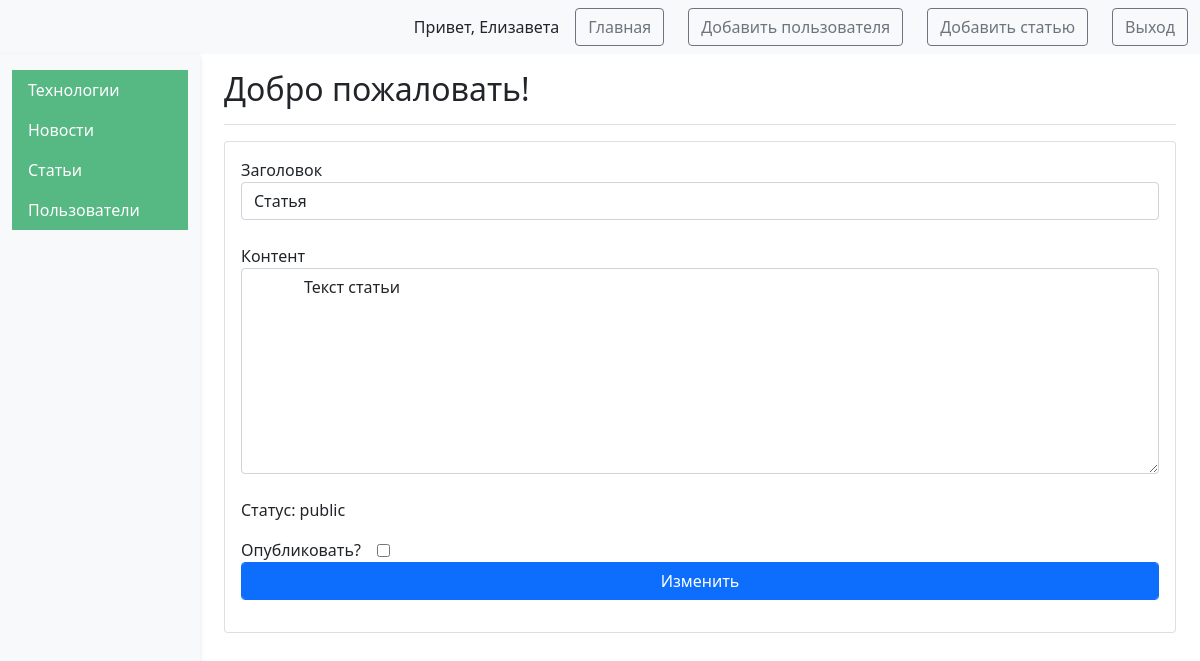
Page /post_admin (signed in) on the earlier database version.
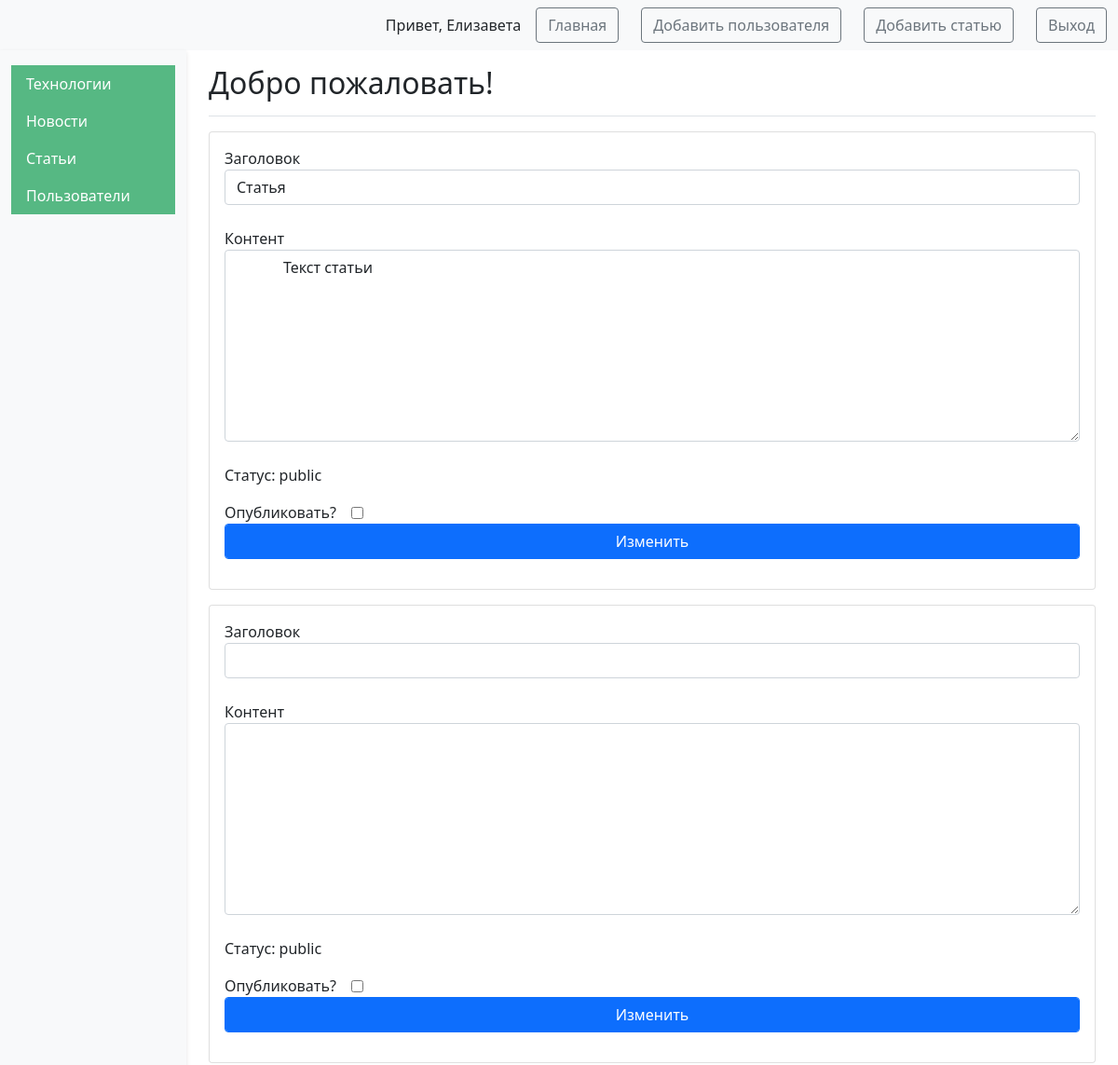
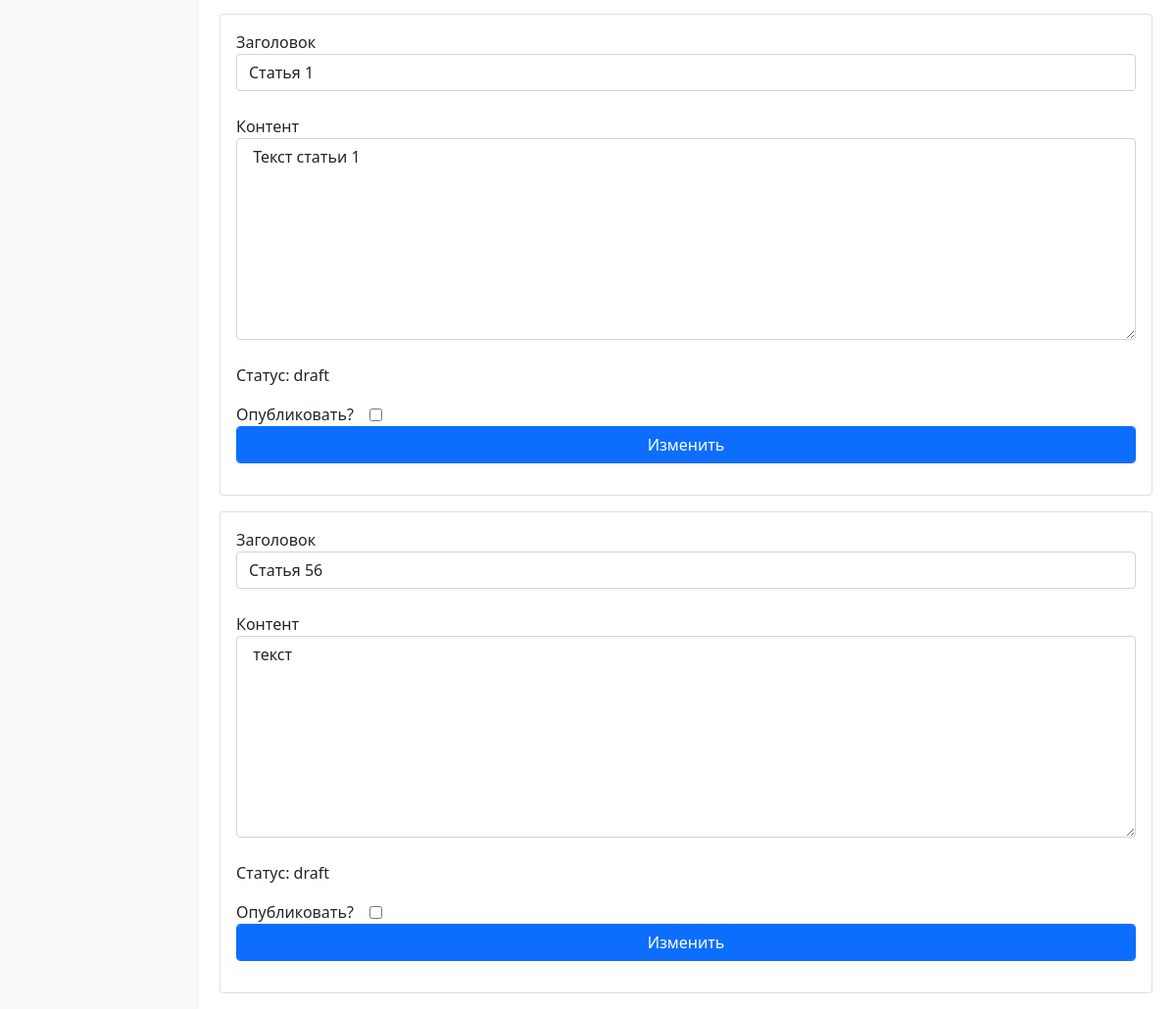
Same page on the later database version (2 pictures, top to bottom).
### tables this page shows
CREATE TABLE users (
    id INTEGER PRIMARY KEY AUTOINCREMENT,
    name TEXT NOT NULL,
    email TEXT NOT NULL,
    psw TEXT NOT NULL,
    is_admin INTEGER NOT NULL
);

CREATE TABLE posts (
    id INTEGER PRIMARY KEY AUTOINCREMENT,
    created TIMESTAMP NOT NULL DEFAULT CURRENT_TIMESTAMP,
    title TEXT NOT NULL,
    content TEXT NOT NULL,
    status TEXT DEFAULT draft,
    author TEXT NOT NULL
);

### app.py (the view)
@app.route('/post_admin', methods= ["POST", "GET"])
@login_required
def post_admin():
    data = None
    if int(current_user.get_admin()) == 1:
        data = dbase.getJSON()
        if request.method == "POST":
            res = dbase.updateStatus(request.form['title'], request.form['content'], request.form['status'], request.form['id'])
            if not res:
                flash('Ошибка обновления статуса', category= 'error')
            else:
                flash('Статус успешно обновлен', category='success')
    else:
        data = dbase.getUserPostsJSON(current_user.get_id())
    res = dbase.getAllUsers()
    return render_template(
        "post_admin.html",
        posts=data,
        res= res,
        user_name=current_user.get_name(),
        is_admin=int(current_user.get_admin())
    )

### DataBase.py (called while the page is built)
    def getJSON(self):
        sql = '''SELECT * FROM posts'''
        try:
            self.__cur.execute(sql)
            res = self.__cur.fetchall()
            if res:
                blocks_list = [dict(ix) for ix in res]
                return blocks_list
        except:
            return False
        return []

    def getUser(self, user_id):
        try:
            self.__cur.execute(f"SELECT * FROM users WHERE id = {user_id} LIMIT 1")
            res = self.__cur.fetchone()
            if not res:
                print("Пользовательн не найден")
                return False
            return res
        except sqlite3.Error as e:
            print("Ошибка получения из БД "+str(e))
        return False

    def getAllUsers(self):
        try:
            self.__cur.execute(f"SELECT * FROM users")
            res = self.__cur.fetchall()
            if res:
                blocks_list = [dict(ix) for ix in res]
                return blocks_list
        except sqlite3.Error as e:
            print("Ошибка получения данных из БД "+str(e))
        return False

### UserLogin.py (called while the page is built)
    def fromDB(self, user_id, db):
        self.__user = db.getUser(user_id)
        return self

    def get_name(self):
        return str(self.__user['name'])

    def get_admin(self):
        return str(self.__user['is_admin'])

### app.py (called while the page is built)
@app.before_request
def before_request():
     global dbase
     db = get_db()
     dbase = DataBase(db)

@login_manager.user_loader #Загрузка пользователя
def load_user(user_id):
    return UserLogin().fromDB(user_id, dbase)

def connect_db():
    conn = sqlite3.connect(app.config['DATABASE'])
    conn.row_factory = sqlite3.Row
    return conn

def get_db():
    if not hasattr(g, 'link_db'):
        g.link_db = connect_db()
    return g.link_db

### templates/post_admin.html (shortened to what this page needs)
<!DOCTYPE html>
<html lang="en">
<head>
	<link href="https://cdn.jsdelivr.net/npm/bootstrap@5.1.3/dist/css/bootstrap.min.css" rel="stylesheet">
</head>
<body>
<nav class="navbar navbar-expand-lg navbar-light bg-light">
	<div class="container-fluid">
		<div class="d-flex align-items-center">
			<span class="me-3">Привет, {{user_name}}</span>
            <a href="{{ url_for('index') }}" class="btn btn-outline-secondary me-4">Главная</a>
			{% if is_admin == 1 %}
				<a class="btn btn-outline-secondary me-4" href="{{url_for('register')}}">Добавить пользователя</a>
			{% endif %}
			<a class="btn btn-outline-secondary me-4" href="{{url_for('addPost')}}">Добавить статью</a>
			<a href="{{ url_for('logout') }}" class="btn btn-outline-secondary">Выход</a>
		</div>
	</div>
</nav>
<div class="container-fluid">
	<div class="row">
		{% if is_admin == 1 %}
			<nav id="sidebarMenu" class="col-md-3 col-lg-2 d-md-block bg-light sidebar collapse">
				<div class="position-sticky pt-3">
					<ul class="nav flex-column">
						<li class="nav-item">
							<a class="nav-link active" aria-current="page" href="{{ url_for('tech_admin') }}">
								Технологии
							</a>
							<a class="nav-link active" aria-current="page" href="{{ url_for('index') }}">
								Новости
							</a>
							<a class="nav-link active" aria-current="page" href="{{ url_for('post_admin') }}">
								Статьи
							</a>
							<a class="nav-link active" aria-current="page" href="{{ url_for('get_all_users') }}">
								Пользователи
							</a>
						</li>
					</ul>
				</div>
			</nav>
		{% endif %}
		<main class="col-md-9 ms-sm-auto col-lg-10 px-md-4">
			<div class="d-flex justify-content-between flex-wrap flex-md-nowrap align-items-center pt-3 pb-2 mb-3 border-bottom">
				<h1 class="h2">Добро пожаловать!</h1>
			</div>
			{% if posts == () %}
                <h5 class="card-title">Статей пока нету</h5>
            {% else %}
				{% for post in posts %}
					{% if is_admin == 1 %}
						<form action="{{url_for('post_admin')}}" method="post" class="form-contact">
							<div class="card mb-3">
								<div class="card-body">
									<label class="d-flex flex-column">Заголовок<input class="form-control" type="text" value="{{ post['title'] }}" name="title"> <br></label>
									<label class="d-flex flex-column">Контент<textarea class="form-control" value="{{ post['content'] }}" name="content" rows="8" cols="55"> {{ post['content'] }}</textarea> <br></label>
									<p>Статус: {{ post['status'] }}</p>
									<label class="d-flex gap-3 align-items-center">Опубликовать?<input id='testName' type='checkbox' value='public' name='status'></label>
									<p><button class="form-control color-primary btn btn-primary" type="submit">Изменить</button>
								</div>
							</div>
						</form>
					{% endif %}
				{% endfor %}
			{% endif %}
		</main>
	</div>
</div>
</body>
</html>

### templates/post_admin.html (style rules this page uses)
#sidebarMenu { min-height: 100vh; box-shadow: 0 2px 5px rgba(0, 0, 0, 0.1); z-index: 1000; }
.sidebar .nav-link { border-radius: 0; color: #333; }
.sidebar .nav-link.active { background-color: #56B883; color: white; }

Differences in the rows shown:
added posts: status "public"
added posts: title "Статья 1", content "Текст статьи 1", status "draft"
added posts: title "Статья 56", content "текст", status "draft"
